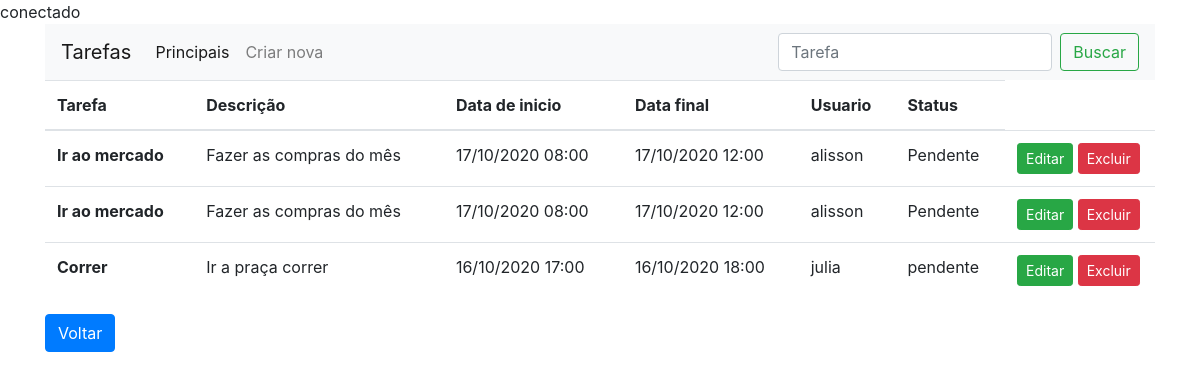
Page /tarefas.php on the committed database.
### tables this page shows
CREATE TABLE `tarefa` (
  `cod_tarefa` int NOT NULL,
  `titulo` varchar(200) NOT NULL,
  `descricao` varchar(200) NOT NULL,
  `data_e_hora_inicio` varchar(200) NOT NULL,
  `data_e_hora_termino` varchar(200) NOT NULL,
  `usuario` varchar(200) NOT NULL,
  `status` varchar(200) NOT NULL
);

### tarefas.php (the view, shortened to what this page needs)
<!doctype html>
<html lang="en">
  <head>
    <link rel="stylesheet" href="css/bootstrap.min.css">
  </head>
  <body>
  <?php
    $pesquisa = $_POST['busca'] ?? '';
    include "conexao.php";
    $sql = "SELECT * FROM tarefa WHERE usuario LIKE '%$pesquisa%'";
    $dados = mysqli_query($conn, $sql);
  ?>
    <div class="container">
        <div class="row">
            <div class="col">
            <nav class="navbar navbar-expand-lg navbar-light bg-light">
                <a class="navbar-brand" href="#">Tarefas</a>
                <div class="collapse navbar-collapse" id="navbarTogglerDemo02">
                    <ul class="navbar-nav mr-auto mt-2 mt-lg-0">
                        <li class="nav-item active">
                            <a class="nav-link" href="#">Principais<span class="sr-only">(current)</span></a>
                        </li>
                        <li class="nav-item">
                            <a class="nav-link" href="#">Criar nova</a>
                        </li>
                    </ul>
                    <form class="form-inline my-2 my-lg-0" action="tarefas.php" method="POST">
                        <input class="form-control mr-sm-2" type="search" placeholder="Tarefa" name="busca">
                        <button class="btn btn-outline-success my-2 my-sm-0" type="submit">Buscar</button>
                    </form>
                </div>
            </nav>
            <table class="table table-hover">
                <thead>
                    <tr>
                        <th scope="col">Tarefa</th>
                        <th scope="col">Descrição</th>
                        <th scope="col">Data de inicio</th>
                        <th scope="col">Data final</th>
                        <th scope="col">Usuario</th>
                        <th scope="col">Status</th>
                    </tr>
                </thead>
                <tbody>
                    <?php
                        while ( $linha = mysqli_fetch_assoc($dados)) {
                            $cod_tarefa = $linha['cod_tarefa'];
                            $tarefa = $linha['titulo'];
                            $descricao = $linha['descricao'];
                            $datainicio = $linha['data_e_hora_inicio'];
                            $datatermino = $linha['data_e_hora_termino'];
                            $usuario = $linha['usuario'];
                            $status = $linha['status'];
                            echo "<tr>
                                    <th scope='row'>$tarefa</th>
                                    <td>$descricao</td>
                                    <td>$datainicio</td>
                                    <td>$datatermino</td>
                                    <td>$usuario</td>
                                    <td>$status</td>
                                    <td width=150px><a href='editarTarefas.php?id=$cod_tarefa' class='btn btn-success btn-sm'>Editar</a>
                                    <a href='excluirTarefa.php' class='btn btn-danger btn-sm'>Excluir</a></td>
                                </tr>";
                        }
                    ?>
                </tbody>
            </table>
                <a href="index.php" class="btn btn-primary">Voltar</a>
            </div>
        </div>
    </div>
  </body>
</html>

### conexao.php (shortened to what this page needs)
<?php
    $server = "localhost";
    $user = "root";
    $pass = "123456789";
    $bd = "mc2";
    if( $conn = mysqli_connect($server, $user, $pass, $bd)) {
        echo "conectado";
    } else
        echo "erro";
 ?>

### rows in the picture
tarefa: titulo "Ir ao mercado", descricao "Fazer as compras do mês", data_e_hora_inicio "17/10/2020 08:00", data_e_hora_termino "17/10/2020 12:00", usuario "alisson", status "Pendente"
tarefa: titulo "Ir ao mercado", descricao "Fazer as compras do mês", data_e_hora_inicio "17/10/2020 08:00", data_e_hora_termino "17/10/2020 12:00", usuario "alisson", status "Pendente"
tarefa: titulo "Correr", descricao "Ir a praça correr", data_e_hora_inicio "16/10/2020 17:00", data_e_hora_termino "16/10/2020 18:00", usuario "julia", status "pendente"
